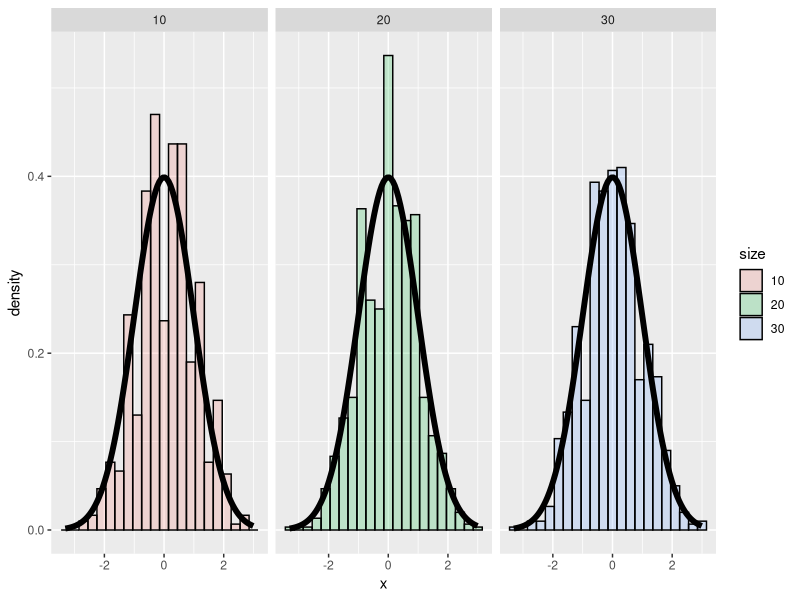

Recreate this plot in R.

library("ggplot2")

nosim <- 1000
cfunc <- function(x, n) sqrt(n) * (mean(x) - 3.5) / 1.71
dat <- data.frame(
  x = c(apply(matrix(sample(1 : 6, nosim * 10, replace = TRUE), 
                     nosim), 1, cfunc, 10),
        apply(matrix(sample(1 : 6, nosim * 20, replace = TRUE), 
                     nosim), 1, cfunc, 20),
        apply(matrix(sample(1 : 6, nosim * 30, replace = TRUE), 
                     nosim), 1, cfunc, 30)
  ),
  size = factor(rep(c(10, 20, 30), rep(nosim, 3))))
g <- ggplot(dat, aes(x = x, fill = size)) + geom_histogram(alpha = .20, binwidth=.3, colour = "black", aes(y = ..density..)) 
g <- g + stat_function(fun = dnorm, size = 2)
g + facet_grid(. ~ size)